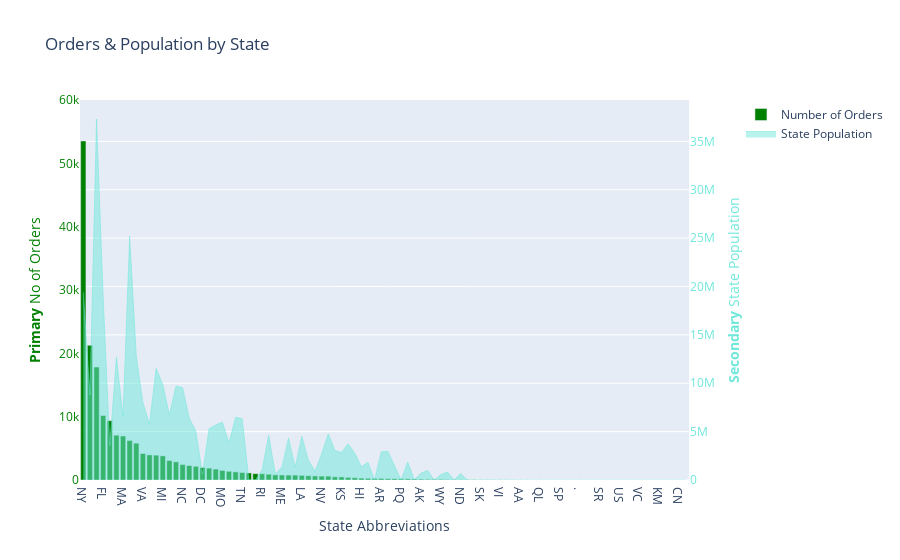

The code cell stored with this chart in its notebook:
### Code cell
fig = go.Figure()

# Create figure with secondary y-axis
fig = make_subplots(specs=[[{"secondary_y": True}]])

fig.add_trace(
    go.Scatter(
        x=df['state'],
        y=df['pop'],  
        name="State Population",
        mode='lines',
        line=dict(width=0.5, color='rgb(111, 231, 219)'),
        stackgroup='one'
    ), secondary_y=True, 
)

fig.add_trace(
    go.Bar(
        x=df['state'],
        y=df['numorders'], 
        name="Number of Orders",        
        marker=dict(
            color='Green',
        ),
    ), secondary_y=False,
)

fig.update_layout(
    title_text="Orders & Population by State",
    xaxis=dict(title='State Abbreviations'),
    yaxis=dict(
        title='<b>Primary</b> No of Orders', 
        range=(0, 60000),
        showgrid=False,             
        tickfont=dict(color='Green'),
        titlefont=dict(       
            color="Green"
        ),
    ),
    yaxis2=dict(
        title='<b>Secondary</b> State Population',
        showgrid=True,
        tickfont=dict(color='rgb(111, 231, 219)'),       
        titlefont=dict(       
            color="rgb(111, 231, 219)"
        ),
    ),
)    
fig.show()

### Figure 1 — Plotly figure (JSON) as saved in the notebook; plotly's stock layout.template omitted (floating-point values rounded to 4 significant figures)
{"data": [{"line": {"color": "rgb(111, 231, 219)", "width": 0.5}, "mode": "lines", "name": "State Population", "stackgroup": "one", "type": "scatter", "x": ["NY", "NJ", "CA", "FL", "CT", "PA", "MA", "TX", "IL", "VA", "MD", "OH", "MI", "WA", "GA", "NC", "AZ", "CO", "DC", "MN", "WI", "MO", "OR", "IN", "TN", "", "ON", "RI", "SC", "VT", "ME", "KY", "NH", "LA", "NM", "DE", "NV", "AL", "IA", "KS", "OK", "UT", "HI", "NE", "BC", "AR", "MS", "ID", "PQ", "WV", "PR", "AK", "MT", "AB", "WY", "SD", "AE", "ND", "MB", "NS", "SK", "UK", "AP", "VI", "NF", "NB", "AA", "EN", "GU", "QL", "NT", "PE", "SP", "KW", "YU", ".", "CH", "FR", "SR", "SO", "QC", "US", "PC", "NL", "VC", "MG", "LC", "KM", "GD", "DF", "CN", "BD"], "xaxis": "x", "y": [19382371, 8793873, 37315886, 18884900, 3572213, 12699589, 6560591, 25206749, 12823846, 8014875, 5785485, 11533561, 9897227, 6738833, 9714081, 9544057, 6412876, 5042900, 605759, 5312991, 5687234, 5982563, 3836423, 6485116, 6347152, 0, 0, 1052471, 4630351, 625498, 1328989, 4346198, 1317542, 4529186, 2052940, 900131, 2704294, 4777233, 3048267, 2851290, 3748692, 2765430, 1362730, 1827554, 0, 2916427, 2967525, 1567056, 0, 1850345, 0, 710522, 991299, 0, 562779, 815642, 0, 675516, 0, 0, 0, 0, 0, 0, 0, 0, 0, 0, 0, 0, 0, 0, 0, 0, 0, 0, 0, 0, 0, 0, 0, 0, 0, 0, 0, 0, 0, 0, 0, 0, 0, 0], "yaxis": "y2"}, {"marker": {"color": "Green"}, "name": "Number of Orders", "type": "bar", "x": ["NY", "NJ", "CA", "FL", "CT", "PA", "MA", "TX", "IL", "VA", "MD", "OH", "MI", "WA", "GA", "NC", "AZ", "CO", "DC", "MN", "WI", "MO", "OR", "IN", "TN", "", "ON", "RI", "SC", "VT", "ME", "KY", "NH", "LA", "NM", "DE", "NV", "AL", "IA", "KS", "OK", "UT", "HI", "NE", "BC", "AR", "MS", "ID", "PQ", "WV", "PR", "AK", "MT", "AB", "WY", "SD", "AE", "ND", "MB", "NS", "SK", "UK", "AP", "VI", "NF", "NB", "AA", "EN", "GU", "QL", "NT", "PE", "SP", "KW", "YU", ".", "CH", "FR", "SR", "SO", "QC", "US", "PC", "NL", "VC", "MG", "LC", "KM", "GD", "DF", "CN", "BD"], "xaxis": "x", "y": [53537, 21274, 17839, 10185, 9369, 7079, 6942, 6247, 5812, 4174, 3963, 3922, 3807, 3072, 2865, 2438, 2275, 2165, 1969, 1877, 1721, 1512, 1378, 1283, 1174, 1119, 1002, 987, 912, 811, 790, 778, 774, 733, 666, 641, 615, 610, 497, 483, 412, 361, 294, 266, 250, 248, 215, 206, 199, 187, 168, 131, 111, 111, 105, 72, 59, 45, 38, 34, 25, 22, 19, 19, 15, 13, 10, 7, 5, 4, 4, 3, 3, 3, 2, 2, 2, 2, 1, 1, 1, 1, 1, 1, 1, 1, 1, 1, 1, 1, 1, 1], "yaxis": "y"}], "layout": {"title": {"text": "Orders & Population by State"}, "xaxis": {"anchor": "y", "domain": [0, 0.94], "title": {"text": "State Abbreviations"}}, "yaxis": {"anchor": "x", "domain": [0, 1], "range": [0, 60000], "showgrid": false, "tickfont": {"color": "Green"}, "title": {"font": {"color": "Green"}, "text": "<b>Primary</b> No of Orders"}}, "yaxis2": {"anchor": "x", "overlaying": "y", "showgrid": true, "side": "right", "tickfont": {"color": "rgb(111, 231, 219)"}, "title": {"font": {"color": "rgb(111, 231, 219)"}, "text": "<b>Secondary</b> State Population"}}}}
